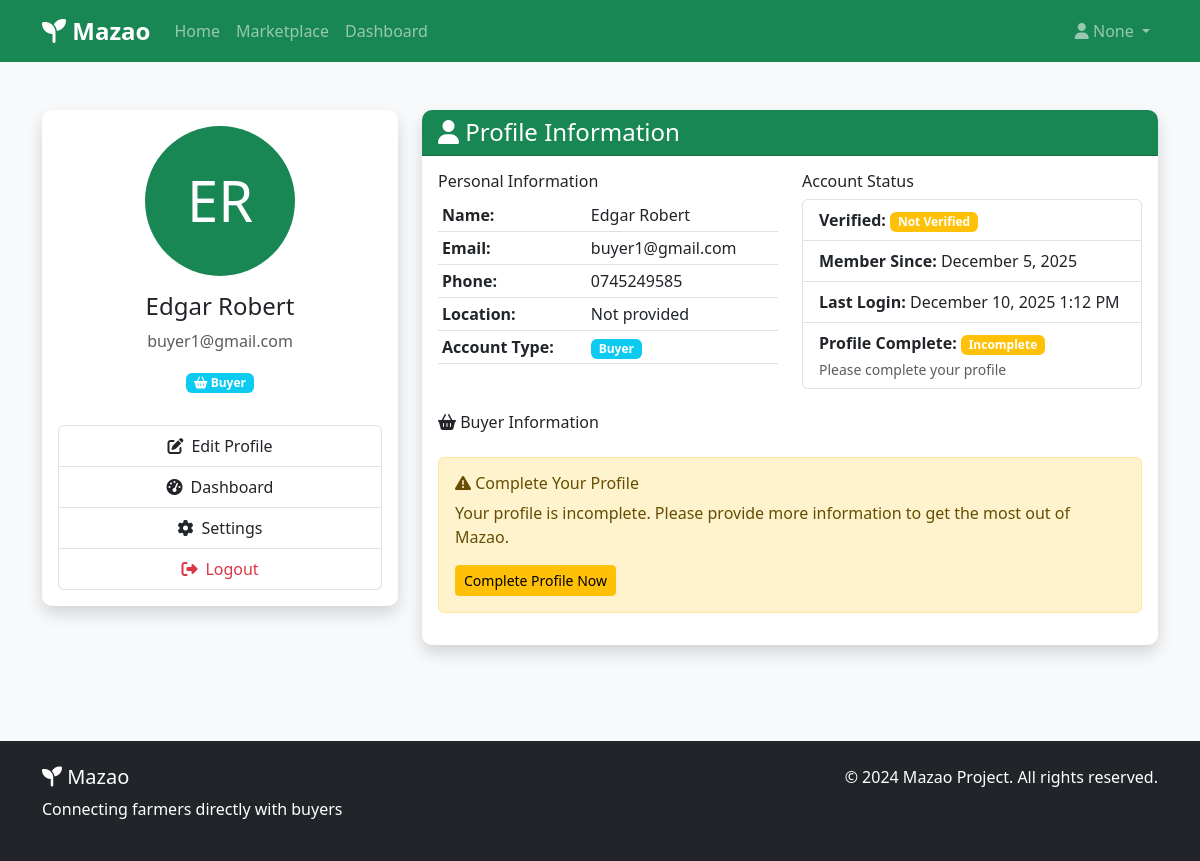
The page /users/profile/ (signed in) on the database its author committed.
### users/models.py (models this page shows, shortened)
class CustomUser(AbstractUser):
    username = None
    email = models.EmailField(_('email address'), unique=True)
    phone_regex = RegexValidator(
        regex=r'^\+?1?\d{9,15}$',
        message="Phone number must be entered in the format: '+254712345678'. Up to 15 digits allowed."
    )
    phone_number = models.CharField(
        validators=[phone_regex],
        max_length=17,
        blank=True,
        null=True
    )
    user_type = models.CharField(
        max_length=10,
        choices=UserType.choices,
        default=UserType.BUYER
    )
    location = models.CharField(max_length=255, blank=True, null=True)
    county = models.CharField(max_length=100, blank=True, null=True)
    is_verified = models.BooleanField(default=False)
    USERNAME_FIELD = 'email'
    REQUIRED_FIELDS = []
    objects = CustomUserManager()
    class Meta:
        verbose_name = _('user')
        verbose_name_plural = _('users')
    @property
    def is_farmer(self):
        return self.user_type == UserType.FARMER
    @property
    def is_buyer(self):
        return self.user_type == UserType.BUYER
    def get_full_name(self):
        return f"{self.first_name} {self.last_name}".strip() or self.email

### users/views.py (the view)
# urls.py: path('profile/', views.profile_view, name='profile'),
@login_required
def profile_view(request):
    profile = get_object_or_404(Profile, user=request.user)
    context = {
        'profile': profile,
        'user': request.user,
    }
    return render(request, 'users/profile.html', context)

### users/models.py (called while the page is built)
    @property
    def is_complete(self):
        if self.user.is_farmer:
            return all([self.farm_name, self.farm_location, self.crops_grown])
        elif self.user.is_buyer:
            return bool(self.delivery_address)
        return True

### users/templates/users/profile.html (shortened to what this page needs)
{% extends 'base.html' %}
{% block content %}
<div class="container py-5">
    <div class="row">
        <div class="col-md-4 mb-4">
            <div class="card shadow">
                <div class="card-body text-center">
                    {% if profile.profile_picture %}
                    <img src="{{ profile.profile_picture.url }}"
                         class="rounded-circle mb-3"
                         alt="Profile Picture"
                         style="width: 150px; height: 150px; object-fit: cover;">
                    {% else %}
                    <div class="rounded-circle bg-success d-inline-flex align-items-center justify-content-center mb-3"
                         style="width: 150px; height: 150px;">
                        <span class="display-4 text-white">{{ user.first_name|first|upper }}{{ user.last_name|first|upper }}</span>
                    </div>
                    {% endif %}
                    <h4>{{ user.get_full_name }}</h4>
                    <p class="text-muted">{{ user.email }}</p>
                    <span class="badge bg-{% if user.is_farmer %}warning{% else %}info{% endif %} mb-3">
                        <i class="fas {% if user.is_farmer %}fa-tractor{% else %}fa-shopping-basket{% endif %}"></i>
                        {{ user.get_user_type_display }}
                    </span>
                    <div class="list-group mt-3">
                        <a href="{% url 'profile_update' %}" class="list-group-item list-group-item-action">
                            <i class="fas fa-edit me-2"></i>Edit Profile
                        </a>
                        <a href="{% url 'dashboard' %}" class="list-group-item list-group-item-action">
                            <i class="fas fa-tachometer-alt me-2"></i>Dashboard
                        </a>
                        <a href="#" class="list-group-item list-group-item-action">
                            <i class="fas fa-cog me-2"></i>Settings
                        </a>
                        <a href="{% url 'logout' %}" class="list-group-item list-group-item-action text-danger">
                            <i class="fas fa-sign-out-alt me-2"></i>Logout
                        </a>
                    </div>
                </div>
            </div>
        </div>
        <div class="col-md-8">
            <div class="card shadow">
                <div class="card-header bg-success text-white">
                    <h4 class="mb-0"><i class="fas fa-user"></i> Profile Information</h4>
                </div>
                <div class="card-body">
                    <div class="row mb-4">
                        <div class="col-md-6">
                            <h6>Personal Information</h6>
                            <table class="table table-sm">
                                <tr>
                                    <th>Name:</th>
                                    <td>{{ user.get_full_name }}</td>
                                </tr>
                                <tr>
                                    <th>Email:</th>
                                    <td>{{ user.email }}</td>
                                </tr>
                                <tr>
                                    <th>Phone:</th>
                                    <td>{{ user.phone_number|default:"Not provided" }}</td>
                                </tr>
                                <tr>
                                    <th>Location:</th>
                                    <td>{{ user.location|default:"Not provided" }}</td>
                                </tr>
                                <tr>
                                    <th>Account Type:</th>
                                    <td>
                                        <span class="badge bg-{% if user.is_farmer %}warning{% else %}info{% endif %}">
                                            {{ user.get_user_type_display }}
                                        </span>
                                    </td>
                                </tr>
                            </table>
                        </div>
                        <div class="col-md-6">
                            <h6>Account Status</h6>
                            <div class="list-group">
                                <div class="list-group-item">
                                    <strong>Verified:</strong>
                                    {% if user.is_verified %}
                                    <span class="badge bg-success">Verified</span>
                                    {% else %}
                                    <span class="badge bg-warning">Not Verified</span>
                                    {% endif %}
                                </div>
                                <div class="list-group-item">
                                    <strong>Member Since:</strong>
                                    {{ user.date_joined|date:"F j, Y" }}
                                </div>
                                <div class="list-group-item">
                                    <strong>Last Login:</strong>
                                    {{ user.last_login|date:"F j, Y g:i A"|default:"Never" }}
                                </div>
                                <div class="list-group-item">
                                    <strong>Profile Complete:</strong>
                                    {% if profile.is_complete %}
                                    <span class="badge bg-success">Complete</span>
                                    {% else %}
                                    <span class="badge bg-warning">Incomplete</span>
                                    <small class="d-block text-muted mt-1">Please complete your profile</small>
                                    {% endif %}
                                </div>
                            </div>
                        </div>
                    </div>
                    {% if user.is_farmer %}
                    <div class="mb-4">
                        <h6><i class="fas fa-tractor"></i> Farm Information</h6>
                        <div class="row">
                            {% if profile.farm_name %}
                            <div class="col-md-6">
                                <strong>Farm Name:</strong>
                                <p>{{ profile.farm_name }}</p>
                            </div>
                            {% endif %}
                            {% if profile.farm_location %}
                            <div class="col-md-6">
                                <strong>Farm Location:</strong>
                                <p>{{ profile.farm_location }}</p>
                            </div>
                            {% endif %}
                            {% if profile.farm_size %}
                            <div class="col-md-6">
                                <strong>Farm Size:</strong>
                                <p>{{ profile.farm_size }} acres</p>
                            </div>
                            {% endif %}
                            {% if profile.crops_grown %}
                            <div class="col-md-6">
                                <strong>Crops Grown:</strong>
                                <p>{{ profile.crops_grown }}</p>
                            </div>
                            {% endif %}
                        </div>
                    </div>
                    {% elif user.is_buyer %}
                    <div class="mb-4">
                        <h6><i class="fas fa-shopping-basket"></i> Buyer Information</h6>
                    </div>
                    {% endif %}
                    {% if not profile.is_complete %}
                    <div class="alert alert-warning">
                        <h6><i class="fas fa-exclamation-triangle"></i> Complete Your Profile</h6>
                        <p>Your profile is incomplete. Please provide more information to get the most out of Mazao.</p>
                        <a href="{% if user.is_farmer %}{% url 'complete_farmer_profile' %}{% else %}{% url 'complete_buyer_profile' %}{% endif %}"
                           class="btn btn-sm btn-warning">
                            Complete Profile Now
                        </a>
                    </div>
                    {% endif %}
                </div>
            </div>
        </div>
    </div>
</div>
{% endblock %}

### templates/base.html (shortened to what this page needs)
<!DOCTYPE html>
<html lang="en">
<head>
    <link href="https://cdn.jsdelivr.net/npm/bootstrap@5.3.0/dist/css/bootstrap.min.css" rel="stylesheet">
    <link rel="stylesheet" href="https://cdnjs.cloudflare.com/ajax/libs/font-awesome/6.4.0/css/all.min.css">
    <link href="/static/css/style.css" rel="stylesheet">
</head>
<body>
    <nav class="navbar navbar-expand-lg navbar-dark bg-success">
        <div class="container">
            <a class="navbar-brand" href="{% url 'home' %}">
                <i class="fas fa-seedling"></i> Mazao
            </a>
            <div class="collapse navbar-collapse" id="navbarNav">
                <ul class="navbar-nav me-auto">
                    <li class="nav-item">
                        <a class="nav-link" href="{% url 'home' %}">Home</a>
                    </li>
                    <li class="nav-item">
                        <a class="nav-link" href="/products/">Marketplace</a>
                    </li>
                    {% if user.is_authenticated %}
                        <li class="nav-item">
                            <a class="nav-link" href="{% url 'dashboard' %}">Dashboard</a>
                        </li>
                    {% endif %}
                </ul>
                <ul class="navbar-nav">
                    {% if user.is_authenticated %}
                        <li class="nav-item dropdown">
                            <a class="nav-link dropdown-toggle" href="#" role="button" data-bs-toggle="dropdown">
                                <i class="fas fa-user"></i> {{ user.username }}
                            </a>
                        </li>
                    {% endif %}
                </ul>
            </div>
        </div>
    </nav>
    <main>
        {% block content %}{% endblock %}
    </main>
    <footer class="bg-dark text-white mt-5 py-4">
        <div class="container">
            <div class="row">
                <div class="col-md-6">
                    <h5><i class="fas fa-seedling"></i> Mazao</h5>
                    <p>Connecting farmers directly with buyers</p>
                </div>
                <div class="col-md-6 text-end">
                    <p>&copy; 2024 Mazao Project. All rights reserved.</p>
                </div>
            </div>
        </div>
    </footer>
</body>
</html>

### static/css/style.css (style rules this page uses)
body { font-family: 'Segoe UI', Tahoma, Geneva, Verdana, sans-serif; background-color: #f8f9fa; }
.navbar-brand { font-weight: bold; font-size: 1.5rem; }
.card { border: none; box-shadow: 0 4px 6px rgba(0, 0, 0, 0.1); transition: transform 0.3s; }
footer { margin-top: auto; }

### templates/base.html (style rules this page uses)
.card { border-radius: 10px; border: none; }
.card-header { border-radius: 10px 10px 0 0 !important; }

### rows shown on the page
CustomUser: username "None", first_name|first "E", last_name|first "R", get_full_name "Edgar Robert", email "buyer1@gmail.com", user_type "Buyer", phone_number "0745249585", location "Not provided", date_joined "December 5, 2025", last_login "December 10, 2025 1:12 PM"
